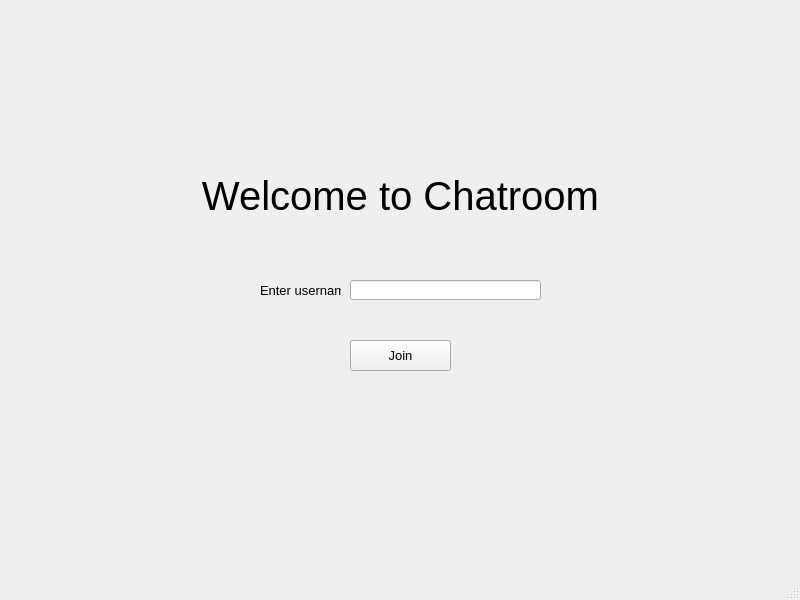
<?xml version="1.0" encoding="UTF-8"?>
<ui version="4.0">
 <class>WelcomeWindow</class>
 <widget class="QMainWindow" name="WelcomeWindow">
  <property name="enabled">
   <bool>true</bool>
  </property>
  <property name="geometry">
   <rect>
    <x>0</x>
    <y>0</y>
    <width>800</width>
    <height>600</height>
   </rect>
  </property>
  <property name="sizePolicy">
   <sizepolicy hsizetype="Fixed" vsizetype="Fixed">
    <horstretch>0</horstretch>
    <verstretch>0</verstretch>
   </sizepolicy>
  </property>
  <property name="minimumSize">
   <size>
    <width>800</width>
    <height>600</height>
   </size>
  </property>
  <property name="maximumSize">
   <size>
    <width>800</width>
    <height>600</height>
   </size>
  </property>
  <property name="windowTitle">
   <string>Chatroom</string>
  </property>
  <widget class="QWidget" name="centralwidget">
   <property name="sizePolicy">
    <sizepolicy hsizetype="Fixed" vsizetype="Fixed">
     <horstretch>0</horstretch>
     <verstretch>0</verstretch>
    </sizepolicy>
   </property>
   <widget class="QLabel" name="welcome">
    <property name="geometry">
     <rect>
      <x>0</x>
      <y>160</y>
      <width>801</width>
      <height>71</height>
     </rect>
    </property>
    <property name="font">
     <font>
      <pointsize>30</pointsize>
     </font>
    </property>
    <property name="text">
     <string>Welcome to Chatroom</string>
    </property>
    <property name="alignment">
     <set>Qt::AlignCenter</set>
    </property>
   </widget>
   <widget class="QLabel" name="usernameLabel">
    <property name="geometry">
     <rect>
      <x>260</x>
      <y>270</y>
      <width>81</width>
      <height>41</height>
     </rect>
    </property>
    <property name="font">
     <font>
      <pointsize>10</pointsize>
     </font>
    </property>
    <property name="text">
     <string>Enter username:</string>
    </property>
   </widget>
   <widget class="QLineEdit" name="usernameText">
    <property name="geometry">
     <rect>
      <x>350</x>
      <y>280</y>
      <width>191</width>
      <height>20</height>
     </rect>
    </property>
   </widget>
   <widget class="QPushButton" name="joinButton">
    <property name="geometry">
     <rect>
      <x>350</x>
      <y>340</y>
      <width>101</width>
      <height>31</height>
     </rect>
    </property>
    <property name="font">
     <font>
      <pointsize>10</pointsize>
     </font>
    </property>
    <property name="text">
     <string>Join</string>
    </property>
   </widget>
  </widget>
  <widget class="QMenuBar" name="menubar">
   <property name="geometry">
    <rect>
     <x>0</x>
     <y>0</y>
     <width>800</width>
     <height>20</height>
    </rect>
   </property>
  </widget>
  <widget class="QStatusBar" name="statusbar"/>
  <action name="actionExit">
   <property name="text">
    <string>Exit</string>
   </property>
  </action>
 </widget>
 <resources/>
 <connections/>
</ui>
